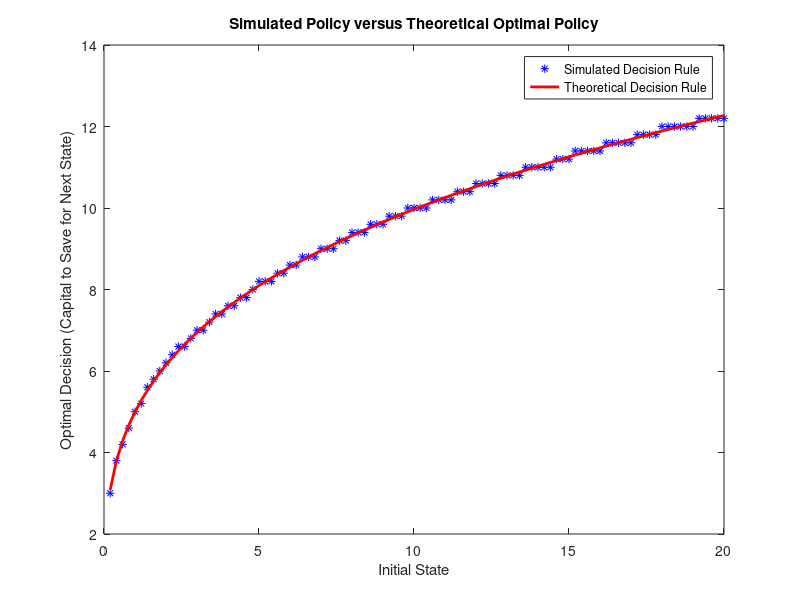

Write MATLAB code to recreate this figure.
% Shai Knight-Winnig 2016

clear;

%initialize parameters:
beta=0.9;
alpha=0.3;
A=18.5;
N=100; %number of states/controls (can update here without making any other code changes)
time_periods=100; %number of time periods (can update here to visually test convergence without any other code changes needed)
ubd=20; %state/control space upper bound
lbd=ubd/N; %state/control space lower bound
dist=(ubd-lbd)/(N-1); %distance between state/control points
E=(log(A*(1-alpha*beta))+(beta*alpha/(1-alpha*beta))*log(A*beta*alpha))/(1-beta); %V*() theoretical solution
consF=alpha/(1-alpha*beta); %This is the constant F from theoretical solution

%NOTE: this problem assumes that you have the same number of states/controls
%and that you have a positive starting capital amount
%initialize vectors & matrices:
x=linspace(lbd,ubd,N); %evenly spaced states from (0,20], assuming initial capital > 0
y=linspace(lbd,ubd,N); %control (policy rules) - same as states in this problem
optValue=zeros(N,time_periods+1); %matrix with optimal values for each state/time period
optPolicy=zeros(N,time_periods);  %matrix with decision rules for optimal value at each state/time period

for t=time_periods:-1:1                             %iterate over time
    for i=1:length(x)                               %loop for every x (state)
        utility=zeros(N,1);                         %vector to track utility values
        for j=1:length(y)                           %calculate utility for every y (control)
            if y(j)<=A*(x(i)^alpha)                 %only evaluate y(j) if feasible
                index=cast(y(j)/dist,'uint8');      %gives index for control choice that we pass into next period
                utility(j) = log(A*(x(i))^alpha-y(j)) + beta*optValue(index,t+1);
            else
                utility(j) = -1000000;              %assign very low utility to infeasible controls    
            end
        end
    [M I] = max(utility);      %return max value (M) and index of max value (I) after iterating across all controls
    optValue(i,t)=M;           %store maximum in optValue matrix (for particular state/time period
    optPolicy(i,t)=y(I);       %store optimal policy rule for each state/time period
    clearvars utility;         %clear for iteration to next state
    end
end

%%PLOTS - UNCOMMENT AS NEEDED TO GENERATE%%

%plot simulated value function vs. v*() theoretical solution

plot(x,optValue(:,1),'b*'); %removing x=0 (state) from plot since utility is very low
hold on;
plot(x,E+consF*log(x),'r','linewidth',2)
xlabel('Initial State');
ylabel('Maximum Utility');
legend('V(x)','V*(x)');
title('Simulation V() versus V*()');
hold off;


%plot simulated decision rules vs. theoretical solution

plot(x,optPolicy(:,1),'b*');
hold on;
plot(x,alpha*beta*A*x.^alpha,'r','linewidth',2)
xlabel('Initial State');
ylabel('Optimal Decision (Capital to Save for Next State)');
legend('Simulated Decision Rule','Theoretical Decision Rule');
title('Simulated Policy versus Theoretical Optimal Policy');
hold off;
